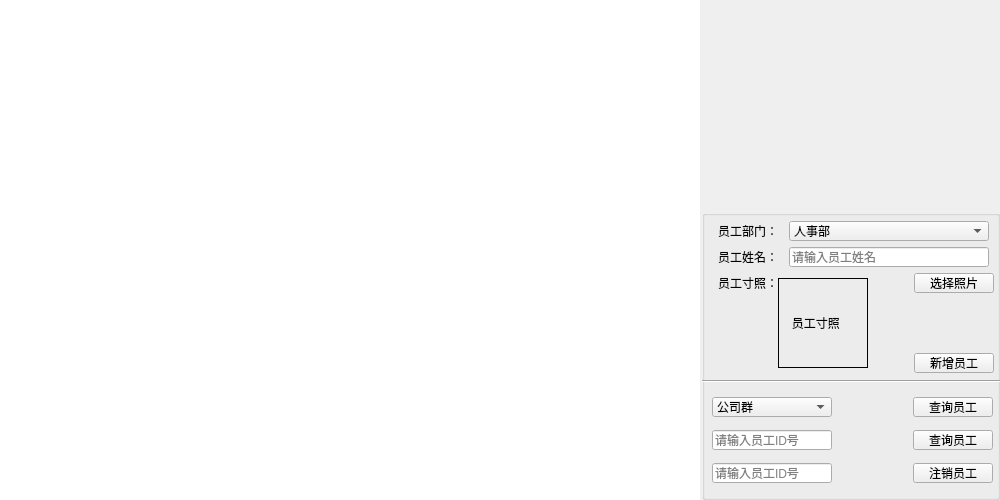
<?xml version="1.0" encoding="UTF-8"?>
<ui version="4.0">
 <class>ChatApplicationServer</class>
 <widget class="QWidget" name="ChatApplicationServer">
  <property name="geometry">
   <rect>
    <x>0</x>
    <y>0</y>
    <width>1000</width>
    <height>500</height>
   </rect>
  </property>
  <property name="sizePolicy">
   <sizepolicy hsizetype="Fixed" vsizetype="Fixed">
    <horstretch>0</horstretch>
    <verstretch>0</verstretch>
   </sizepolicy>
  </property>
  <property name="minimumSize">
   <size>
    <width>1000</width>
    <height>500</height>
   </size>
  </property>
  <property name="maximumSize">
   <size>
    <width>1000</width>
    <height>500</height>
   </size>
  </property>
  <property name="windowTitle">
   <string>ChatApplicationServer</string>
  </property>
  <widget class="QScrollArea" name="scrollArea">
   <property name="geometry">
    <rect>
     <x>0</x>
     <y>0</y>
     <width>700</width>
     <height>500</height>
    </rect>
   </property>
   <property name="sizePolicy">
    <sizepolicy hsizetype="Fixed" vsizetype="Fixed">
     <horstretch>0</horstretch>
     <verstretch>0</verstretch>
    </sizepolicy>
   </property>
   <property name="minimumSize">
    <size>
     <width>700</width>
     <height>500</height>
    </size>
   </property>
   <property name="maximumSize">
    <size>
     <width>700</width>
     <height>500</height>
    </size>
   </property>
   <property name="frameShape">
    <enum>QFrame::NoFrame</enum>
   </property>
   <property name="widgetResizable">
    <bool>true</bool>
   </property>
   <widget class="QWidget" name="scrollAreaWidgetContents">
    <property name="geometry">
     <rect>
      <x>0</x>
      <y>0</y>
      <width>700</width>
      <height>500</height>
     </rect>
    </property>
    <widget class="QTableWidget" name="tableWidget">
     <property name="geometry">
      <rect>
       <x>0</x>
       <y>0</y>
       <width>700</width>
       <height>500</height>
      </rect>
     </property>
     <property name="frameShape">
      <enum>QFrame::NoFrame</enum>
     </property>
    </widget>
   </widget>
  </widget>
  <widget class="QWidget" name="widget" native="true">
   <property name="geometry">
    <rect>
     <x>702</x>
     <y>0</y>
     <width>298</width>
     <height>500</height>
    </rect>
   </property>
   <property name="sizePolicy">
    <sizepolicy hsizetype="Fixed" vsizetype="Fixed">
     <horstretch>0</horstretch>
     <verstretch>0</verstretch>
    </sizepolicy>
   </property>
   <property name="minimumSize">
    <size>
     <width>298</width>
     <height>500</height>
    </size>
   </property>
   <property name="maximumSize">
    <size>
     <width>298</width>
     <height>500</height>
    </size>
   </property>
   <widget class="QLabel" name="label">
    <property name="geometry">
     <rect>
      <x>20</x>
      <y>0</y>
      <width>250</width>
      <height>205</height>
     </rect>
    </property>
    <property name="text">
     <string/>
    </property>
    <property name="pixmap">
     <pixmap resource="res.qrc">:/qiniu.png</pixmap>
    </property>
   </widget>
   <widget class="QGroupBox" name="groupBox">
    <property name="geometry">
     <rect>
      <x>0</x>
      <y>210</y>
      <width>298</width>
      <height>290</height>
     </rect>
    </property>
    <property name="sizePolicy">
     <sizepolicy hsizetype="Fixed" vsizetype="Fixed">
      <horstretch>0</horstretch>
      <verstretch>0</verstretch>
     </sizepolicy>
    </property>
    <property name="minimumSize">
     <size>
      <width>298</width>
      <height>290</height>
     </size>
    </property>
    <property name="maximumSize">
     <size>
      <width>298</width>
      <height>290</height>
     </size>
    </property>
    <property name="title">
     <string/>
    </property>
    <widget class="Line" name="line">
     <property name="geometry">
      <rect>
       <x>0</x>
       <y>170</y>
       <width>299</width>
       <height>3</height>
      </rect>
     </property>
     <property name="orientation">
      <enum>Qt::Horizontal</enum>
     </property>
    </widget>
    <widget class="QWidget" name="">
     <property name="geometry">
      <rect>
       <x>11</x>
       <y>11</y>
       <width>281</width>
       <height>152</height>
      </rect>
     </property>
     <layout class="QVBoxLayout" name="verticalLayout_3">
      <item>
       <layout class="QHBoxLayout" name="horizontalLayout">
        <item>
         <widget class="QLabel" name="label_2">
          <property name="minimumSize">
           <size>
            <width>60</width>
            <height>20</height>
           </size>
          </property>
          <property name="maximumSize">
           <size>
            <width>60</width>
            <height>60</height>
           </size>
          </property>
          <property name="text">
           <string>员工部门：</string>
          </property>
         </widget>
        </item>
        <item>
         <widget class="QComboBox" name="employeeDepBox">
          <property name="minimumSize">
           <size>
            <width>200</width>
            <height>20</height>
           </size>
          </property>
          <property name="maximumSize">
           <size>
            <width>200</width>
            <height>20</height>
           </size>
          </property>
          <item>
           <property name="text">
            <string>人事部</string>
           </property>
          </item>
          <item>
           <property name="text">
            <string>研发部</string>
           </property>
          </item>
          <item>
           <property name="text">
            <string>市场部</string>
           </property>
          </item>
         </widget>
        </item>
       </layout>
      </item>
      <item>
       <layout class="QHBoxLayout" name="horizontalLayout_2">
        <item>
         <widget class="QLabel" name="label_3">
          <property name="sizePolicy">
           <sizepolicy hsizetype="Fixed" vsizetype="Fixed">
            <horstretch>0</horstretch>
            <verstretch>0</verstretch>
           </sizepolicy>
          </property>
          <property name="minimumSize">
           <size>
            <width>60</width>
            <height>20</height>
           </size>
          </property>
          <property name="maximumSize">
           <size>
            <width>60</width>
            <height>20</height>
           </size>
          </property>
          <property name="text">
           <string>员工姓名：</string>
          </property>
         </widget>
        </item>
        <item>
         <widget class="QLineEdit" name="nameLineEdit">
          <property name="sizePolicy">
           <sizepolicy hsizetype="Fixed" vsizetype="Fixed">
            <horstretch>0</horstretch>
            <verstretch>0</verstretch>
           </sizepolicy>
          </property>
          <property name="minimumSize">
           <size>
            <width>200</width>
            <height>20</height>
           </size>
          </property>
          <property name="maximumSize">
           <size>
            <width>200</width>
            <height>20</height>
           </size>
          </property>
          <property name="placeholderText">
           <string>请输入员工姓名</string>
          </property>
         </widget>
        </item>
       </layout>
      </item>
      <item>
       <layout class="QHBoxLayout" name="horizontalLayout_4">
        <property name="spacing">
         <number>0</number>
        </property>
        <property name="leftMargin">
         <number>1</number>
        </property>
        <item>
         <layout class="QVBoxLayout" name="verticalLayout_2">
          <property name="spacing">
           <number>0</number>
          </property>
          <property name="leftMargin">
           <number>4</number>
          </property>
          <item>
           <widget class="QLabel" name="label_4">
            <property name="sizePolicy">
             <sizepolicy hsizetype="Fixed" vsizetype="Fixed">
              <horstretch>0</horstretch>
              <verstretch>0</verstretch>
             </sizepolicy>
            </property>
            <property name="minimumSize">
             <size>
              <width>60</width>
              <height>20</height>
             </size>
            </property>
            <property name="maximumSize">
             <size>
              <width>60</width>
              <height>20</height>
             </size>
            </property>
            <property name="text">
             <string>员工寸照：</string>
            </property>
           </widget>
          </item>
          <item>
           <spacer name="verticalSpacer_2">
            <property name="orientation">
             <enum>Qt::Vertical</enum>
            </property>
            <property name="sizeHint" stdset="0">
             <size>
              <width>20</width>
              <height>40</height>
             </size>
            </property>
           </spacer>
          </item>
         </layout>
        </item>
        <item>
         <layout class="QHBoxLayout" name="horizontalLayout_3">
          <property name="spacing">
           <number>0</number>
          </property>
          <item>
           <widget class="QLabel" name="headLabel">
            <property name="sizePolicy">
             <sizepolicy hsizetype="Fixed" vsizetype="Fixed">
              <horstretch>0</horstretch>
              <verstretch>0</verstretch>
             </sizepolicy>
            </property>
            <property name="minimumSize">
             <size>
              <width>90</width>
              <height>90</height>
             </size>
            </property>
            <property name="maximumSize">
             <size>
              <width>90</width>
              <height>90</height>
             </size>
            </property>
            <property name="frameShape">
             <enum>QFrame::Box</enum>
            </property>
            <property name="text">
             <string>   员工寸照</string>
            </property>
           </widget>
          </item>
          <item>
           <spacer name="horizontalSpacer">
            <property name="orientation">
             <enum>Qt::Horizontal</enum>
            </property>
            <property name="sizeHint" stdset="0">
             <size>
              <width>10</width>
              <height>20</height>
             </size>
            </property>
           </spacer>
          </item>
          <item>
           <layout class="QVBoxLayout" name="verticalLayout">
            <item>
             <widget class="QPushButton" name="selectPictureBtn">
              <property name="sizePolicy">
               <sizepolicy hsizetype="Fixed" vsizetype="Fixed">
                <horstretch>0</horstretch>
                <verstretch>0</verstretch>
               </sizepolicy>
              </property>
              <property name="minimumSize">
               <size>
                <width>80</width>
                <height>20</height>
               </size>
              </property>
              <property name="maximumSize">
               <size>
                <width>80</width>
                <height>20</height>
               </size>
              </property>
              <property name="text">
               <string>选择照片</string>
              </property>
             </widget>
            </item>
            <item>
             <spacer name="verticalSpacer">
              <property name="orientation">
               <enum>Qt::Vertical</enum>
              </property>
              <property name="sizeHint" stdset="0">
               <size>
                <width>20</width>
                <height>18</height>
               </size>
              </property>
             </spacer>
            </item>
            <item>
             <widget class="QPushButton" name="addBtn">
              <property name="sizePolicy">
               <sizepolicy hsizetype="Fixed" vsizetype="Fixed">
                <horstretch>0</horstretch>
                <verstretch>0</verstretch>
               </sizepolicy>
              </property>
              <property name="minimumSize">
               <size>
                <width>80</width>
                <height>20</height>
               </size>
              </property>
              <property name="maximumSize">
               <size>
                <width>80</width>
                <height>20</height>
               </size>
              </property>
              <property name="text">
               <string>新增员工</string>
              </property>
             </widget>
            </item>
           </layout>
          </item>
         </layout>
        </item>
       </layout>
      </item>
     </layout>
    </widget>
    <widget class="QWidget" name="">
     <property name="geometry">
      <rect>
       <x>10</x>
       <y>180</y>
       <width>281</width>
       <height>101</height>
      </rect>
     </property>
     <layout class="QVBoxLayout" name="verticalLayout_4">
      <item>
       <layout class="QHBoxLayout" name="horizontalLayout_5">
        <property name="spacing">
         <number>0</number>
        </property>
        <item>
         <widget class="QComboBox" name="departmentBox">
          <property name="sizePolicy">
           <sizepolicy hsizetype="Fixed" vsizetype="Fixed">
            <horstretch>0</horstretch>
            <verstretch>0</verstretch>
           </sizepolicy>
          </property>
          <property name="minimumSize">
           <size>
            <width>120</width>
            <height>20</height>
           </size>
          </property>
          <property name="maximumSize">
           <size>
            <width>120</width>
            <height>20</height>
           </size>
          </property>
          <item>
           <property name="text">
            <string>公司群</string>
           </property>
          </item>
          <item>
           <property name="text">
            <string>人事部</string>
           </property>
          </item>
          <item>
           <property name="text">
            <string>研发部</string>
           </property>
          </item>
          <item>
           <property name="text">
            <string>市场部</string>
           </property>
          </item>
         </widget>
        </item>
        <item>
         <spacer name="horizontalSpacer_2">
          <property name="orientation">
           <enum>Qt::Horizontal</enum>
          </property>
          <property name="sizeHint" stdset="0">
           <size>
            <width>20</width>
            <height>20</height>
           </size>
          </property>
         </spacer>
        </item>
        <item>
         <widget class="QPushButton" name="queryDepartmentBtn">
          <property name="sizePolicy">
           <sizepolicy hsizetype="Fixed" vsizetype="Fixed">
            <horstretch>0</horstretch>
            <verstretch>0</verstretch>
           </sizepolicy>
          </property>
          <property name="minimumSize">
           <size>
            <width>80</width>
            <height>20</height>
           </size>
          </property>
          <property name="maximumSize">
           <size>
            <width>80</width>
            <height>20</height>
           </size>
          </property>
          <property name="text">
           <string>查询员工</string>
          </property>
         </widget>
        </item>
       </layout>
      </item>
      <item>
       <layout class="QHBoxLayout" name="horizontalLayout_6">
        <item>
         <widget class="QLineEdit" name="queryIDLineEdit">
          <property name="sizePolicy">
           <sizepolicy hsizetype="Fixed" vsizetype="Fixed">
            <horstretch>0</horstretch>
            <verstretch>0</verstretch>
           </sizepolicy>
          </property>
          <property name="minimumSize">
           <size>
            <width>120</width>
            <height>20</height>
           </size>
          </property>
          <property name="maximumSize">
           <size>
            <width>120</width>
            <height>20</height>
           </size>
          </property>
          <property name="placeholderText">
           <string>请输入员工ID号</string>
          </property>
         </widget>
        </item>
        <item>
         <spacer name="horizontalSpacer_3">
          <property name="orientation">
           <enum>Qt::Horizontal</enum>
          </property>
          <property name="sizeHint" stdset="0">
           <size>
            <width>40</width>
            <height>20</height>
           </size>
          </property>
         </spacer>
        </item>
        <item>
         <widget class="QPushButton" name="queryIDBtn">
          <property name="sizePolicy">
           <sizepolicy hsizetype="Fixed" vsizetype="Fixed">
            <horstretch>0</horstretch>
            <verstretch>0</verstretch>
           </sizepolicy>
          </property>
          <property name="minimumSize">
           <size>
            <width>80</width>
            <height>20</height>
           </size>
          </property>
          <property name="maximumSize">
           <size>
            <width>80</width>
            <height>20</height>
           </size>
          </property>
          <property name="text">
           <string>查询员工</string>
          </property>
         </widget>
        </item>
       </layout>
      </item>
      <item>
       <layout class="QHBoxLayout" name="horizontalLayout_7">
        <item>
         <widget class="QLineEdit" name="logoutIDLineEdit">
          <property name="sizePolicy">
           <sizepolicy hsizetype="Fixed" vsizetype="Fixed">
            <horstretch>0</horstretch>
            <verstretch>0</verstretch>
           </sizepolicy>
          </property>
          <property name="minimumSize">
           <size>
            <width>120</width>
            <height>20</height>
           </size>
          </property>
          <property name="maximumSize">
           <size>
            <width>120</width>
            <height>20</height>
           </size>
          </property>
          <property name="placeholderText">
           <string>请输入员工ID号</string>
          </property>
         </widget>
        </item>
        <item>
         <spacer name="horizontalSpacer_4">
          <property name="orientation">
           <enum>Qt::Horizontal</enum>
          </property>
          <property name="sizeHint" stdset="0">
           <size>
            <width>40</width>
            <height>20</height>
           </size>
          </property>
         </spacer>
        </item>
        <item>
         <widget class="QPushButton" name="logoutBtn">
          <property name="sizePolicy">
           <sizepolicy hsizetype="Fixed" vsizetype="Fixed">
            <horstretch>0</horstretch>
            <verstretch>0</verstretch>
           </sizepolicy>
          </property>
          <property name="minimumSize">
           <size>
            <width>80</width>
            <height>20</height>
           </size>
          </property>
          <property name="maximumSize">
           <size>
            <width>80</width>
            <height>20</height>
           </size>
          </property>
          <property name="text">
           <string>注销员工</string>
          </property>
         </widget>
        </item>
       </layout>
      </item>
     </layout>
    </widget>
   </widget>
  </widget>
 </widget>
 <resources>
  <include location="res.qrc"/>
 </resources>
 <connections/>
</ui>
